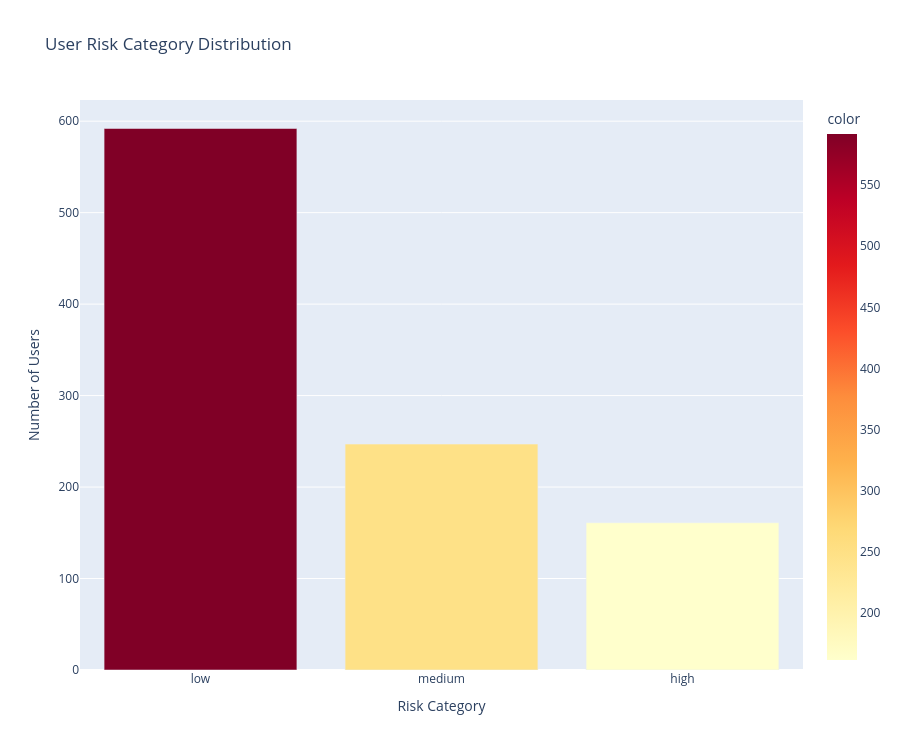

Notebook code cell kept with this figure:
### Markdown cell above
## User Risk Profile Analysis

### Code cell
# User risk category distribution
risk_dist = users_df['risk_category'].value_counts()

fig = px.bar(
    x=risk_dist.index,
    y=risk_dist.values,
    labels={'x': 'Risk Category', 'y': 'Number of Users'},
    title='User Risk Category Distribution',
    color=risk_dist.values,
    color_continuous_scale='YlOrRd',
    height=750
)

fig.show()

### Figure 1 — Plotly figure (JSON) as saved in the notebook; plotly's stock layout.template omitted (floating-point values rounded to 4 significant figures)
{"data": [{"hovertemplate": "Risk Category=%{x}<br>Number of Users=%{y}<br>color=%{marker.color}<extra></extra>", "legendgroup": "", "marker": {"color": [592, 247, 161], "coloraxis": "coloraxis", "pattern": {"shape": ""}}, "name": "", "orientation": "v", "showlegend": false, "textposition": "auto", "type": "bar", "x": ["low", "medium", "high"], "xaxis": "x", "y": [592, 247, 161], "yaxis": "y"}], "layout": {"barmode": "relative", "coloraxis": {"colorbar": {"title": {"text": "color"}}, "colorscale": [[0, "rgb(255,255,204)"], [0.125, "rgb(255,237,160)"], [0.25, "rgb(254,217,118)"], [0.375, "rgb(254,178,76)"], [0.5, "rgb(253,141,60)"], [0.625, "rgb(252,78,42)"], [0.75, "rgb(227,26,28)"], [0.875, "rgb(189,0,38)"], [1, "rgb(128,0,38)"]]}, "height": 750, "legend": {"tracegroupgap": 0}, "title": {"text": "User Risk Category Distribution"}, "xaxis": {"anchor": "y", "domain": [0, 1], "title": {"text": "Risk Category"}}, "yaxis": {"anchor": "x", "domain": [0, 1], "title": {"text": "Number of Users"}}}}
